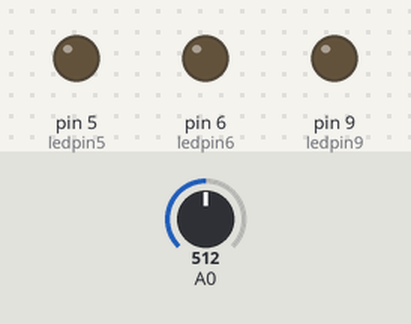
A sketch run on a simulated Arduino Uno, built with avr-gcc and run on an emulated ATmega328P. On the bench: output pins drawn as LEDs (lit = HIGH). Dashed ring = blinking. The inputs (shaded band) are chosen by the test bench; at power-on: A0 = 512.

Above: at 1.2 s.
1.3 s: A0 set to 213
2.8 s: A0 set to 189
At 3.2 s:
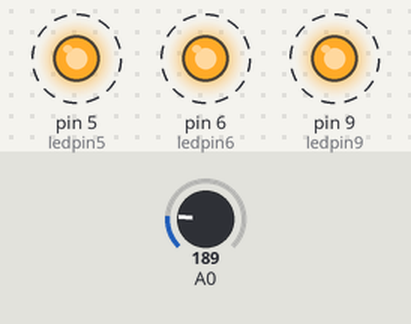
5.8 s: A0 set to 210
At 6.6 s:
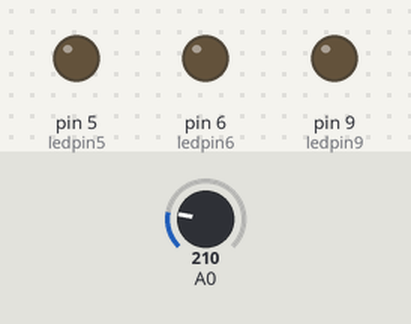
7.3 s: A0 set to 190
At 7.7 s:
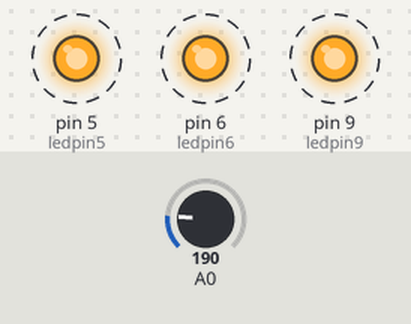
Timing chart, 0 to 11.3 s (numbered marks = the images above; inputs shaded):
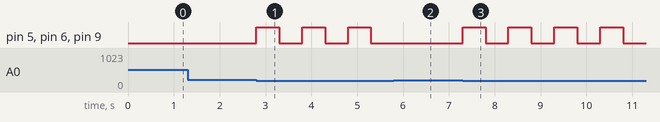

The sketch:

Penggunaan_While.ino
```cpp
int input;
int ledpin5 = 5;
int ledpin6 = 6;
int ledpin9 = 9;

void setup() {
  // put your setup code here, to run once:

  pinMode(ledpin5, OUTPUT);
  pinMode(ledpin6, OUTPUT);
  pinMode(ledpin9, OUTPUT);

}

void loop() {
  // put your main code here, to run repeatedly:

  input = analogRead(0);
// kondisi while akan di ulang terus selama kondisi benar
  while(input<200){
    digitalWrite(ledpin5, HIGH);
    digitalWrite(ledpin6, HIGH);
    digitalWrite(ledpin9, HIGH);
    delay(500);
    digitalWrite(ledpin5, LOW);
    digitalWrite(ledpin6, LOW);
    digitalWrite(ledpin9, LOW);
    delay(500);

    input = analogRead(0); // untuk mengupdate nilai expression

  }
}
```

Measured:
- the behaviour switches between 200 and 199 on A0 (found by bisection; images 0 and 1)
- after the input at 1.3 s, every drawn part: stays the same
- after the input at 2.8 s, pin 5 (ledpin5), pin 6 (ledpin6), pin 9 (ledpin9): alternates HIGH for 0.50 s and LOW for 0.50 s, starting at once
- after the input at 5.8 s, pin 5 (ledpin5), pin 6 (ledpin6), pin 9 (ledpin9): stays LOW (without the input it goes to HIGH after 0.00 s)
- after the input at 7.3 s, pin 5 (ledpin5), pin 6 (ledpin6), pin 9 (ledpin9): alternates HIGH for 0.50 s and LOW for 0.50 s, starting at once
